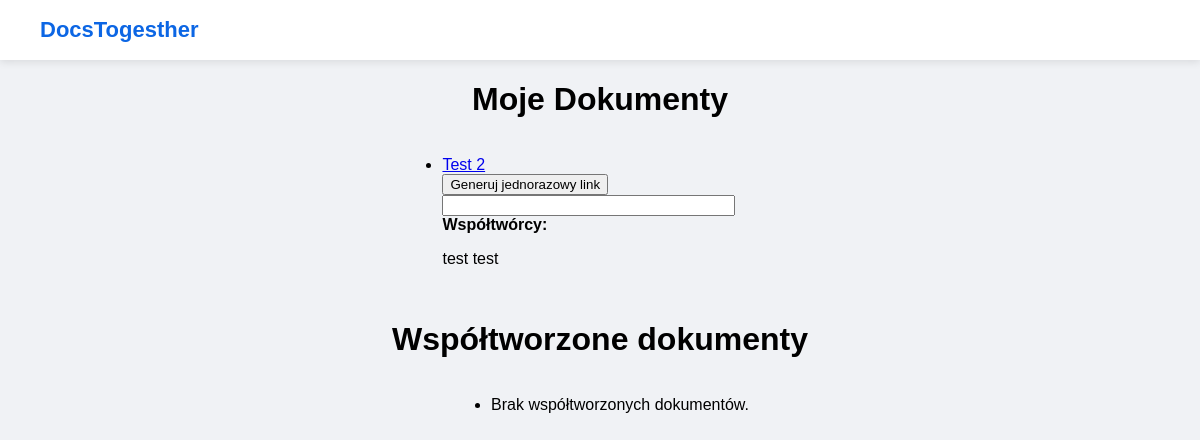
Before: /documents/ (signed in) with the older database file.
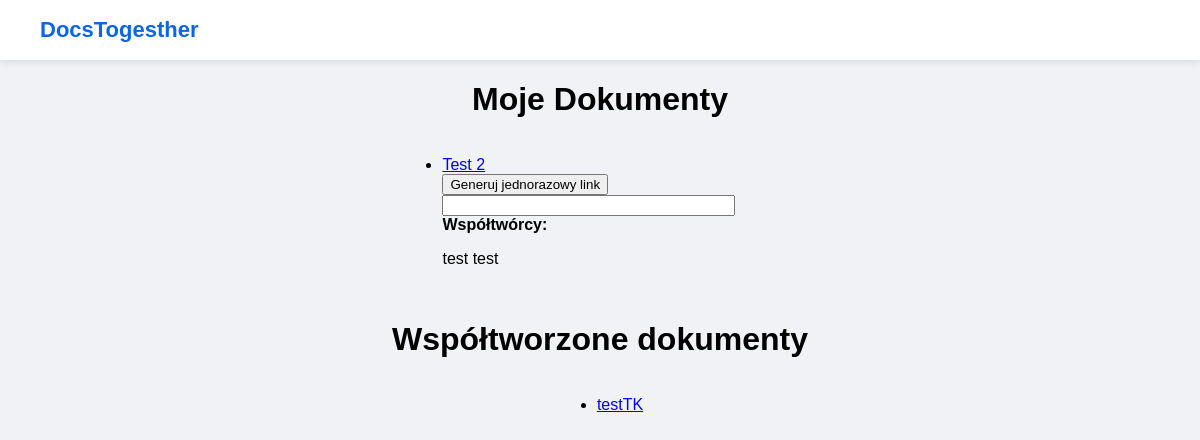
After: the same page with the newer database file.
### documents/models.py (models this page shows, shortened)
class Document(models.Model):
    id = models.UUIDField(primary_key=True, default=uuid.uuid4)
    title = models.CharField(max_length=256)
    content = models.TextField()
    owner = models.ForeignKey(settings.AUTH_USER_MODEL, related_name='owned_documents', on_delete=models.CASCADE)
    collaborators = models.ManyToManyField(settings.AUTH_USER_MODEL, related_name='shared_documents')
    date_created = models.DateTimeField(default=timezone.now)
    date_edited = models.DateTimeField(default=timezone.now)
    summary_text = models.TextField(blank=True, null=True)
    summary_pending = models.BooleanField(default=False)
    summary_updated_at = models.DateTimeField(blank=True, null=True)

### accounts/models.py (models this page shows, shortened)
class User(AbstractBaseUser, PermissionsMixin):
    id = models.UUIDField(primary_key=True, default=uuid.uuid4)
    email_address = models.EmailField(unique=True)
    first_name = models.CharField(max_length=64)
    last_name = models.CharField(max_length=64)
    is_staff = models.BooleanField(default=False)
    is_active = models.BooleanField(default=True)
    date_joined = models.DateTimeField(default=timezone.now)
    USERNAME_FIELD = 'email_address'
    REQUIRED_FIELDS = []
    objects = UserManager()

### documents/views.py (the view)
# urls.py: path('', views.documents_view, name='documents'),
@login_required
def documents_view(request):
    owned_documents = Document.objects.filter(owner=request.user)
    shared_documents = Document.objects.filter(
        collaborators=request.user
    ).exclude(owner=request.user).distinct()
    return render(request, 'documents/documents.html', {'owned_documents': owned_documents,'shared_documents': shared_documents})

### templates/documents/documents.html (shortened to what this page needs)
{% extends "base.html" %}
{% load static %}
{% block content %}
<h1>Moje Dokumenty</h1>
<ul>
    {% for document in owned_documents %}
        <li>
            <a href="/documents/{{ document.id }}">{{ document.title }}</a><br>
            <button class="invite-btn" data-doc-id="{{ document.id }}">Generuj jednorazowy link</button>
            <input type="text" class="invite-link" readonly style="width: 80%;">
            <div>
                <strong>Współtwórcy:</strong>
                {% for user in document.collaborators.all %}
                    <p>{{ user.first_name }} {{ user.last_name }}</p>
                {% empty %}
                    brak współtwórców
                {% endfor %}
            </div>
        </li>
    {% endfor %}
</ul>
<h1>Współtworzone dokumenty</h1>
<ul>
    {% for document in shared_documents %}
        <li><a href="/documents/{{ document.id }}">{{ document.title }}</a></li>
    {% empty %}
        <li>Brak współtworzonych dokumentów.</li>
    {% endfor %}
</ul>
{% endblock %}

Changed rows visible on the page:
added Document: title "testTK", shown under "Współtworzone dokumenty"
Other visible differences:
text no longer shown: "Brak współtworzonych dokumentów."
